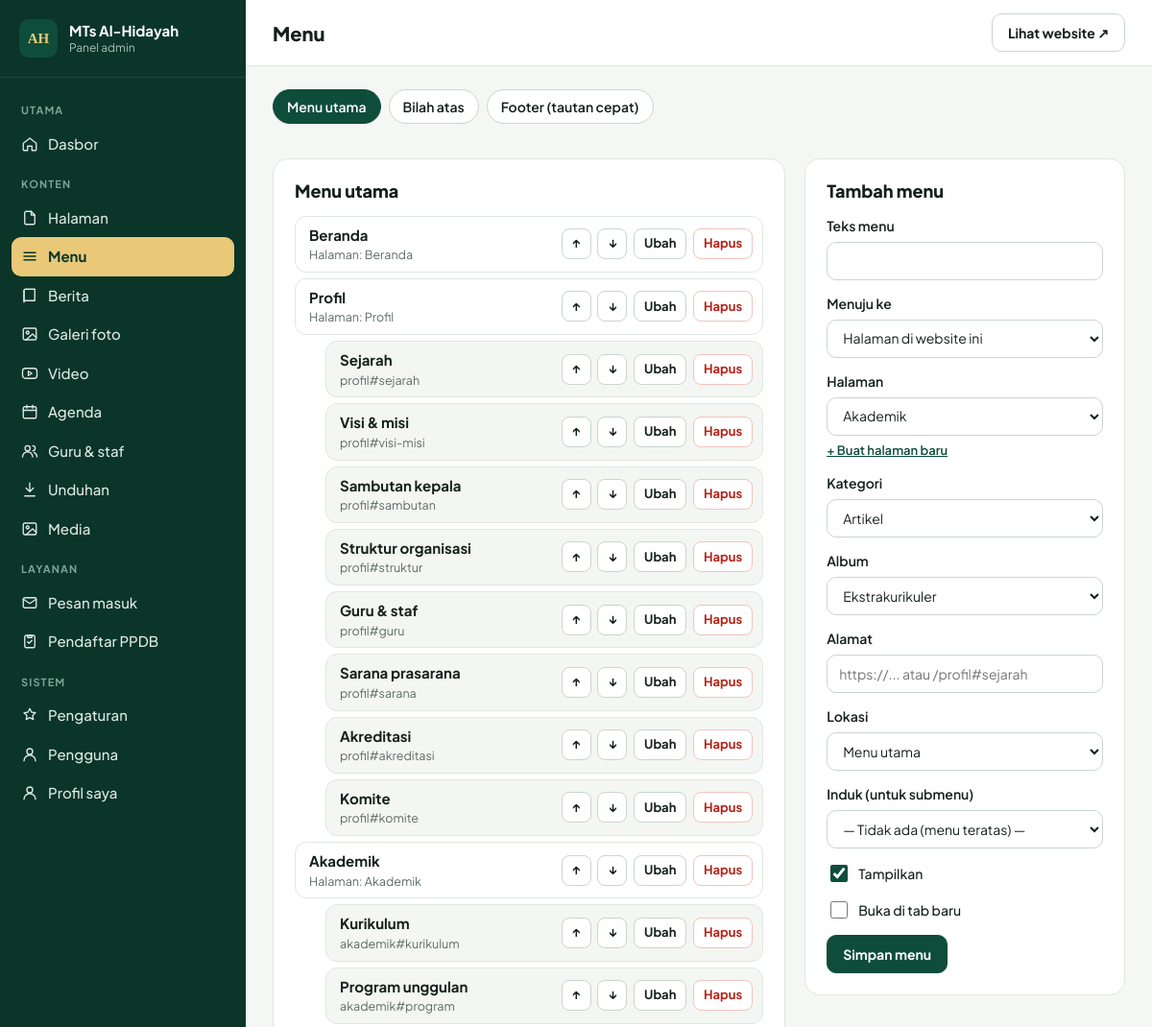
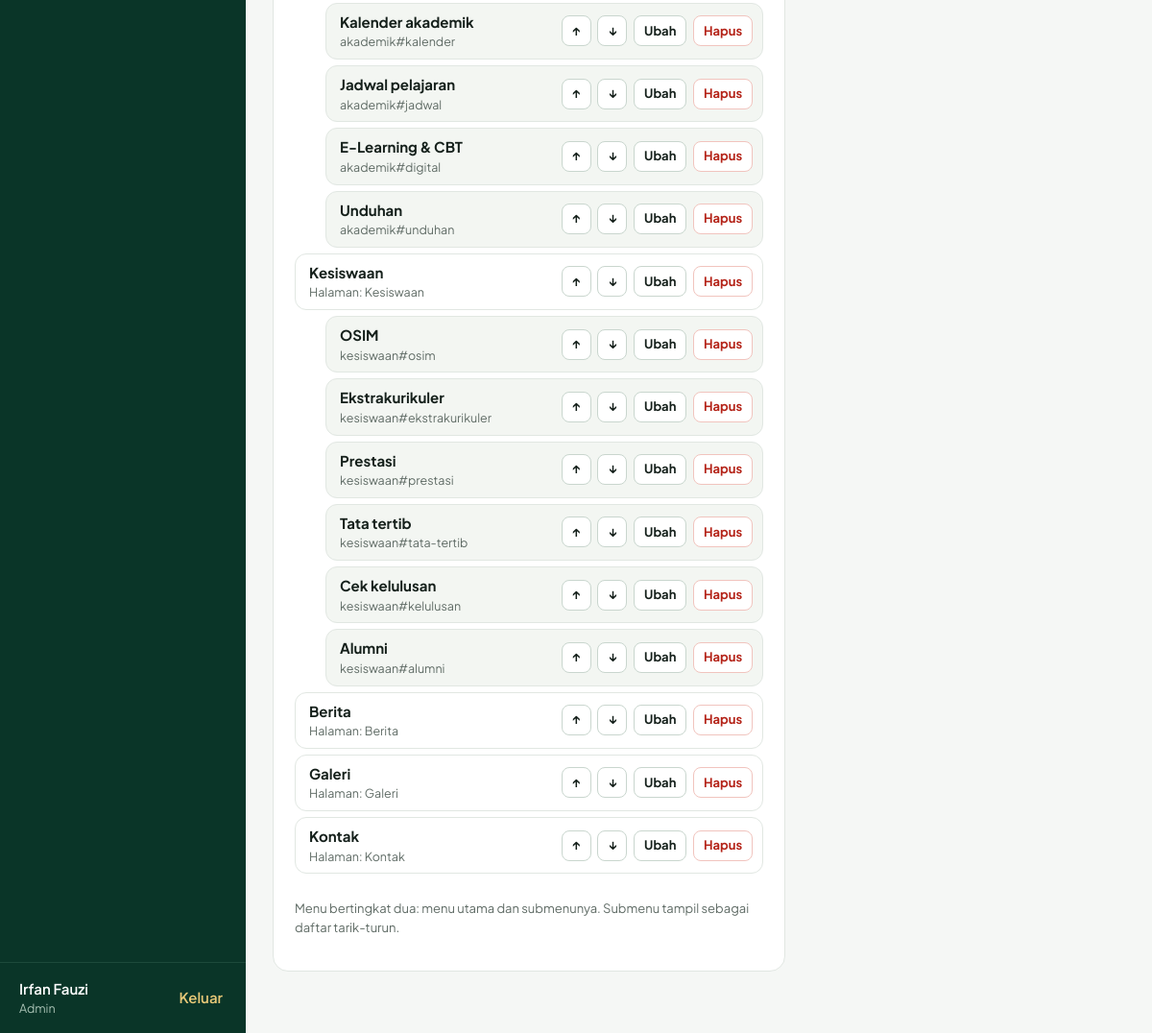
Screenshot of /admin/menus (signed in) with the database file from the repository (2 pictures, top to bottom).
### tables this page shows
CREATE TABLE users (id INTEGER PRIMARY KEY AUTOINCREMENT, name VARCHAR(255) NOT NULL, username VARCHAR(100) NOT NULL UNIQUE, password VARCHAR(255) NOT NULL, role VARCHAR(20) NOT NULL DEFAULT 'editor', created_at VARCHAR(19), last_login VARCHAR(19));

CREATE TABLE menus (id INTEGER PRIMARY KEY AUTOINCREMENT, parent_id INT NULL, label VARCHAR(255) NOT NULL, type VARCHAR(20) NOT NULL DEFAULT 'page', page_id INT NULL, url VARCHAR(255), sort INT NOT NULL DEFAULT 0, visible INT NOT NULL DEFAULT 1, new_tab INT NOT NULL DEFAULT 0, location VARCHAR(20) NOT NULL DEFAULT 'main');

CREATE TABLE pages (id INTEGER PRIMARY KEY AUTOINCREMENT, title VARCHAR(255) NOT NULL, slug VARCHAR(191) NOT NULL UNIQUE, blocks TEXT, status VARCHAR(20) NOT NULL DEFAULT 'published', is_home INT NOT NULL DEFAULT 0, meta_description TEXT, created_at VARCHAR(19), updated_at VARCHAR(19));

### app/admin.php (called while the page is built, shortened)
<?php
function admin_route(string $path, string $method): void
{
    $parts = $path === '' ? [] : explode('/', $path);
    $section = $parts[0] ?? '';
    $action = $parts[1] ?? '';
    $id = isset($parts[2]) ? (int)$parts[2] : 0;
    require_login();
    match ($section) {
        '' => admin_dashboard(),
        'pages' => admin_pages($action, $id, $method),
        'menus' => admin_menus($action, $id, $method),
        'posts' => admin_posts($action, $id, $method),
        'albums' => admin_albums($action, $id, $method),
        'messages' => admin_messages($action, $id, $method),
        'ppdb' => admin_ppdb($action, $id, $method),
        'media' => admin_media($action, $id, $method),
        'settings' => admin_settings($method),
        'users' => admin_users($action, $id, $method),
        'profile' => admin_profile($method),
        default => isset(crud_defs()[$section]) ? admin_crud($section, $action, $id, $method) : admin_404(),
    };
}
function admin_layout(string $title, string $content, string $active = '', array $opts = []): void
{
    view('admin/layout', ['title' => $title, 'content' => $content, 'active' => $active, 'actions' => $opts['actions'] ?? '', 'wide' => $opts['wide'] ?? false]);
}
function admin_menus(string $action, int $id, string $method): void
{
    $loc = in_array($_GET['lokasi'] ?? 'main', ['main', 'top', 'footer'], true) ? ($_GET['lokasi'] ?? 'main') : 'main';
    $all = rows('SELECT m.*, p.title AS page_title FROM menus m LEFT JOIN pages p ON p.id = m.page_id WHERE m.location = ? ORDER BY m.sort, m.id', [$loc]);
    $edit = $action === 'edit' ? row('SELECT * FROM menus WHERE id = ?', [$id]) : null;
    admin_layout('Menu', render_to_string('admin/menus', [
        'all' => $all, 'loc' => $loc, 'edit' => $edit,
        'pages' => rows('SELECT id, title, status FROM pages ORDER BY title'),
        'categories' => rows('SELECT name, slug FROM categories ORDER BY name'),
        'albums' => rows('SELECT title, slug FROM albums ORDER BY title'),
    ]), 'menus');
}

### app/db.php (called while the page is built, shortened)
<?php
function db(): PDO
{
    static $pdo = null;
    if ($pdo) return $pdo;
    global $CONFIG;
    if (($CONFIG['db_driver'] ?? 'sqlite') === 'mysql') {
        $dsn = sprintf('mysql:host=%s;port=%d;dbname=%s;charset=utf8mb4',
            $CONFIG['mysql_host'], (int)($CONFIG['mysql_port'] ?? 3306), $CONFIG['mysql_database']);
        $pdo = new PDO($dsn, $CONFIG['mysql_user'], $CONFIG['mysql_password']);
    } else {
        $path = $CONFIG['sqlite_path'] ?? ROOT . '/storage/database.sqlite';
        $pdo = new PDO('sqlite:' . $path);
        $pdo->exec('PRAGMA foreign_keys = ON; PRAGMA journal_mode = WAL;');
    }
    $pdo->setAttribute(PDO::ATTR_ERRMODE, PDO::ERRMODE_EXCEPTION);
    $pdo->setAttribute(PDO::ATTR_DEFAULT_FETCH_MODE, PDO::FETCH_ASSOC);
    return $pdo;
}
function q(string $sql, array $params = []): PDOStatement
{
    $st = db()->prepare($sql);
    $st->execute($params);
    return $st;
}
function row(string $sql, array $params = []): ?array
{
    $r = q($sql, $params)->fetch();
    return $r ?: null;
}
function rows(string $sql, array $params = []): array
{
    return q($sql, $params)->fetchAll();
}
function val(string $sql, array $params = [])
{
    $v = q($sql, $params)->fetchColumn();
    return $v === false ? null : $v;
}

### app/auth.php (called while the page is built, shortened)
<?php
function current_user(): ?array
{
    static $u = false;
    if ($u === false) {
        $u = !empty($_SESSION['uid']) ? row('SELECT id, name, username, role FROM users WHERE id = ?', [$_SESSION['uid']]) : null;
    }
    return $u;
}
function is_admin(): bool
{
    return (current_user()['role'] ?? '') === 'admin';
}
function require_login(): void
{
    if (!current_user()) redirect('admin/login');
}

### app/views/admin/menus.php (the view, shortened to what this page needs)
<?php
$locs = ['main' => 'Menu utama', 'top' => 'Bilah atas', 'footer' => 'Footer (tautan cepat)'];
$tops = array_values(array_filter($all, fn($m) => !$m['parent_id']));
$kids = [];
foreach ($all as $m) if ($m['parent_id']) $kids[(int)$m['parent_id']][] = $m;
$e = $edit ?? ['id' => 0, 'label' => '', 'type' => 'page', 'page_id' => null, 'url' => '', 'parent_id' => null, 'location' => $loc, 'visible' => 1, 'new_tab' => 0];
$target = function ($m) {
    return match ($m['type']) {
        'page' => 'Halaman: ' . ($m['page_title'] ?? '(hilang)'),
        'category' => 'Kategori berita: ' . $m['url'],
        'album' => 'Album: ' . $m['url'],
        default => $m['url'],
    };
};
$rowHtml = function ($m, bool $child) use ($target, $loc) {
    ?>
    <li class="menu-row<?= $child ? ' child' : '' ?><?= $m['visible'] ? '' : ' hidden-item' ?>">
      <span class="menu-label"><strong><?= e($m['label']) ?></strong><small><?= e($target($m)) ?><?= $m['visible'] ? '' : ' · disembunyikan' ?></small></span>
      <span class="actions">
        <form method="post" action="<?= e(url('admin/menus/move/' . $m['id'])) ?>"><?= csrf_field() ?><input type="hidden" name="dir" value="up"><button class="btn sm ghost" aria-label="Naikkan <?= e($m['label']) ?>">↑</button></form>
        <form method="post" action="<?= e(url('admin/menus/move/' . $m['id'])) ?>"><?= csrf_field() ?><input type="hidden" name="dir" value="down"><button class="btn sm ghost" aria-label="Turunkan <?= e($m['label']) ?>">↓</button></form>
        <a class="btn sm ghost" href="<?= e(url('admin/menus/edit/' . $m['id'] . '?lokasi=' . $loc)) ?>">Ubah</a>
        <form method="post" action="<?= e(url('admin/menus/delete/' . $m['id'])) ?>" data-confirm="Hapus menu &quot;<?= e($m['label']) ?>&quot;? Halamannya tidak ikut terhapus."><?= csrf_field() ?><input type="hidden" name="location" value="<?= e($loc) ?>"><button class="btn sm danger">Hapus</button></form>
      </span>
    </li>
    <?php
};
?>
<div class="chips">
  <?php foreach ($locs as $k => $l): ?><a class="chip<?= $loc === $k ? ' on' : '' ?>" href="<?= e(url('admin/menus?lokasi=' . $k)) ?>"><?= e($l) ?></a><?php endforeach ?>
</div>
<div class="two-col wide-left">
  <div class="panel">
    <h2><?= e($locs[$loc]) ?></h2>
    <ul class="menu-tree">
      <?php foreach ($tops as $m): $rowHtml($m, false); foreach ($kids[(int)$m['id']] ?? [] as $c) $rowHtml($c, true); endforeach ?>
    </ul>
    <p class="muted small">Menu bertingkat dua: menu utama dan submenunya. Submenu tampil sebagai daftar tarik-turun.</p>
  </div>
  <form class="panel form" method="post" action="<?= e(url('admin/menus/save/' . (int)$e['id'])) ?>" data-menu-form>
    <h2><?= $e['id'] ? 'Ubah menu' : 'Tambah menu' ?></h2>
    <label>Teks menu<input name="label" value="<?= e($e['label']) ?>" required></label>
    <label>Menuju ke<select name="type" data-menu-type>
      <option value="page"<?= $e['type'] === 'page' ? ' selected' : '' ?>>Halaman di website ini</option>
    </select></label>
    <label data-for="page">Halaman<select name="page_id">
      <?php foreach ($pages as $p): ?><option value="<?= (int)$p['id'] ?>"<?= (int)$e['page_id'] === (int)$p['id'] ? ' selected' : '' ?>><?= e($p['title']) ?><?= $p['status'] !== 'published' ? ' (draf)' : '' ?></option><?php endforeach ?>
    </select><a class="small" href="<?= e(url('admin/pages/new')) ?>">+ Buat halaman baru</a></label>
    <label data-for="category">Kategori<select name="category">
      <?php foreach ($categories as $c): ?><option value="<?= e($c['slug']) ?>"<?= $e['url'] === $c['slug'] ? ' selected' : '' ?>><?= e($c['name']) ?></option><?php endforeach ?>
    </select></label>
    <label data-for="album">Album<select name="album">
      <?php foreach ($albums as $a): ?><option value="<?= e($a['slug']) ?>"<?= $e['url'] === $a['slug'] ? ' selected' : '' ?>><?= e($a['title']) ?></option><?php endforeach ?>
    </select></label>
    <label data-for="url">Alamat<input name="url" value="<?= $e['type'] === 'url' ? e($e['url']) : '' ?>" placeholder="https://... atau /profil#sejarah"></label>
    <label>Lokasi<select name="location">
      <?php foreach ($locs as $k => $l): ?><option value="<?= $k ?>"<?= $e['location'] === $k ? ' selected' : '' ?>><?= e($l) ?></option><?php endforeach ?>
    </select></label>
    <label>Induk (untuk submenu)<select name="parent_id"><option value="0">— Tidak ada (menu teratas) —</option>
    </select></label>
    <label class="check"><input type="checkbox" name="visible" value="1"<?= $e['visible'] ? ' checked' : '' ?>> Tampilkan</label>
    <label class="check"><input type="checkbox" name="new_tab" value="1"<?= $e['new_tab'] ? ' checked' : '' ?>> Buka di tab baru</label>
    <div class="row-btns"><button class="btn" type="submit">Simpan menu</button><?php if ($e['id']): ?><a class="btn ghost" href="<?= e(url('admin/menus?lokasi=' . $loc)) ?>">Batal</a><?php endif ?></div>
  </form>
</div>

### app/views/admin/layout.php (shortened to what this page needs)
<?php
$u = current_user();
$unread = (int)val('SELECT COUNT(*) FROM messages WHERE is_read = 0');
$newPpdb = (int)val("SELECT COUNT(*) FROM ppdb WHERE status = 'baru'");
$nav = [
    'Utama' => [['dashboard', 'Dasbor', 'admin', 'home']],
    'Konten' => [
        ['pages', 'Halaman', 'admin/pages', 'file'], ['menus', 'Menu', 'admin/menus', 'menu'], ['posts', 'Berita', 'admin/posts', 'book'],
        ['albums', 'Galeri foto', 'admin/albums', 'image'], ['videos', 'Video', 'admin/videos', 'youtube'], ['agenda', 'Agenda', 'admin/agenda', 'calendar'],
        ['staff', 'Guru & staf', 'admin/staff', 'users'], ['downloads', 'Unduhan', 'admin/downloads', 'download'], ['media', 'Media', 'admin/media', 'image'],
    ],
    'Layanan' => [['messages', 'Pesan masuk', 'admin/messages', 'mail', $unread], ['ppdb', 'Pendaftar PPDB', 'admin/ppdb', 'clipboard', $newPpdb]],
    'Sistem' => array_merge(is_admin() ? [['settings', 'Pengaturan', 'admin/settings', 'star'], ['users', 'Pengguna', 'admin/users', 'user']] : [], [['profile', 'Profil saya', 'admin/profile', 'user']]),
];
?><!doctype html>
<html lang="id">
<head>
<title><?= e($title) ?> · Admin <?= e(setting('site_name', 'MTs Al-Hidayah')) ?></title>
<link rel="stylesheet" href="<?= e(url('assets/css/admin.css')) ?>?v=1">
</head>
<body class="admin">
<aside class="side" id="side">
  <a class="side-brand" href="<?= e(url('admin')) ?>"><span class="logo-mark">AH</span><span><strong><?= e(setting('site_name', 'MTs Al-Hidayah')) ?></strong><small>Panel admin</small></span></a>
  <nav aria-label="Menu admin">
    <?php foreach ($nav as $group => $items): ?>
      <span class="side-group"><?= e($group) ?></span>
      <?php foreach ($items as $it): ?>
        <a href="<?= e(url($it[2])) ?>" class="<?= $active === $it[0] ? 'on' : '' ?>"<?= $active === $it[0] ? ' aria-current="page"' : '' ?>><?= icon($it[3]) ?><span><?= e($it[1]) ?></span></a>
      <?php endforeach ?>
    <?php endforeach ?>
  </nav>
  <div class="side-foot">
    <span><?= e($u['name']) ?><small><?= $u['role'] === 'admin' ? 'Admin' : 'Editor' ?></small></span>
    <form method="post" action="<?= e(url('admin/logout')) ?>"><?= csrf_field() ?><button class="link-btn" type="submit">Keluar</button></form>
  </div>
</aside>
<div class="main">
  <header class="topbar">
    <h1><?= e($title) ?></h1>
    <div class="top-actions"><?= $actions ?><a class="btn ghost" href="<?= e(url('')) ?>" target="_blank" rel="noopener">Lihat website ↗</a></div>
  </header>
  <div class="content<?= $wide ? ' wide' : '' ?>">
    <?= $content ?>
  </div>
</div>
</body>
</html>

### rows the page displays
users: name "Irfan Fauzi"
menus: label "Beranda", type.title "Halaman: Beranda"
menus: label "Profil", type.title "Halaman: Profil"
menus: label "Sejarah", url "profil#sejarah"
menus: label "Visi & misi", url "profil#visi-misi"
menus: label "Sambutan kepala", url "profil#sambutan"
menus: label "Struktur organisasi", url "profil#struktur"
menus: label "Guru & staf", url "profil#guru"
menus: label "Sarana prasarana", url "profil#sarana"
menus: label "Akreditasi", url "profil#akreditasi"
menus: label "Komite", url "profil#komite"
menus: label "Akademik", type.title "Halaman: Akademik"
menus: label "Kurikulum", url "akademik#kurikulum"
menus: label "Program unggulan", url "akademik#program"
menus: label "Kalender akademik", url "akademik#kalender"
menus: label "Jadwal pelajaran", url "akademik#jadwal"
menus: label "E-Learning & CBT", url "akademik#digital"
menus: label "Unduhan", url "akademik#unduhan"
menus: label "Kesiswaan", type.title "Halaman: Kesiswaan"
menus: label "OSIM", url "kesiswaan#osim"
menus: label "Ekstrakurikuler", url "kesiswaan#ekstrakurikuler"
menus: label "Prestasi", url "kesiswaan#prestasi"
menus: label "Tata tertib", url "kesiswaan#tata-tertib"
menus: label "Cek kelulusan", url "kesiswaan#kelulusan"
menus: label "Alumni", url "kesiswaan#alumni"
menus: label "Berita", type.title "Halaman: Berita"
menus: label "Galeri", type.title "Halaman: Galeri"
menus: label "Kontak", type.title "Halaman: Kontak"

### other values shown
setting('site_name', 'MTs Al-Hidayah') "MTs Al-Hidayah"
$group "UTAMA"
$it[1] "Dasbor"
$group "KONTEN"
$it[1] "Halaman"
$it[1] "Menu"
$it[1] "Berita"
$it[1] "Galeri foto"
$it[1] "Video"
$it[1] "Agenda"
$it[1] "Guru & staf"
$it[1] "Unduhan"
$it[1] "Media"
$group "LAYANAN"
$it[1] "Pesan masuk"
